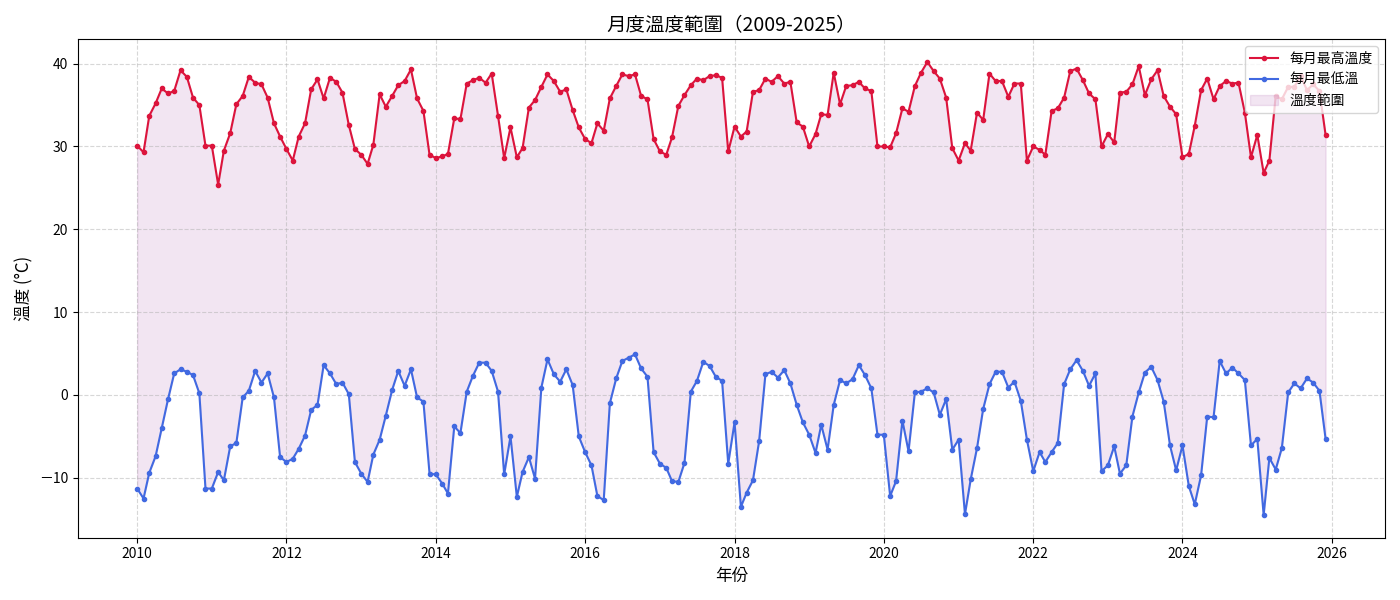

Here is the Python script that generated this plot:
import pandas as pd
import numpy as np
import matplotlib.pyplot as plt
import matplotlib as mpl
from matplotlib.font_manager import fontManager

fontManager.addfont("ChineseFont.ttf")
mpl.rc('font', family='ChineseFont')

df = pd.read_csv('data.csv')
df.columns = [c.strip() for c in df.columns]


def extract_temp(val):
    if pd.isna(val):
        return np.nan
    val_str = str(val).strip()
    if '/' in val_str:
        return float(val_str.split('/')[0])
    try:
        return float(val_str)
    except ValueError:
        return np.nan

df['Max_Temp'] = df['最高/日期'].apply(extract_temp)
df['Min_Temp'] = df['最低/日期'].apply(extract_temp)

monthly_extremes = df.groupby(['年份', '月份']).agg(
    Max_Temperature=('Max_Temp', 'max'),
    Min_Temperature=('Min_Temp', 'min')
).reset_index()

monthly_extremes.columns = ['Year', 'Month', 'Max_Temperature', 'Min_Temperature']
monthly_extremes.to_csv('weather_monthly_extremes.csv', index=False)

monthly_extremes['Date'] = pd.to_datetime(
    monthly_extremes['Year'].astype(str) + '-' + monthly_extremes['Month'].astype(str) + '-01'
)

fig, ax = plt.subplots(figsize=(14, 6))

ax.plot(monthly_extremes['Date'], monthly_extremes['Max_Temperature'],
        color='crimson', label='每月最高溫度', linewidth=1.5, marker='.')

ax.plot(monthly_extremes['Date'], monthly_extremes['Min_Temperature'],
        color='royalblue', label='每月最低溫', linewidth=1.5, marker='.')

ax.fill_between(monthly_extremes['Date'],
                monthly_extremes['Min_Temperature'],
                monthly_extremes['Max_Temperature'],
                color='purple', alpha=0.1, label='溫度範圍')

ax.set_title('月度溫度範圍（2009-2025）', fontsize=14)
ax.set_xlabel('年份', fontsize=12)
ax.set_ylabel('溫度 (°C)', fontsize=12)
ax.grid(True, linestyle='--', alpha=0.5)
ax.legend(loc='upper right')

plt.tight_layout()
plt.savefig('interval.png')
plt.close()
